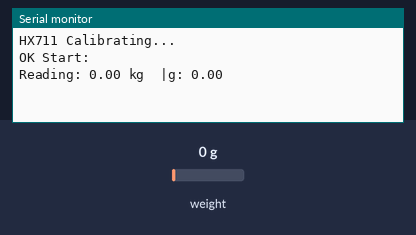
A sketch run on a simulated ESP32. Parts: the last lines printed to the serial monitor. The test bench sets the inputs (shaded band); at power-on: weight on the scale 0 g.

Above: at 2.9 s.
3.0 s: weight on the scale set to 100 g
At 4.5 s:
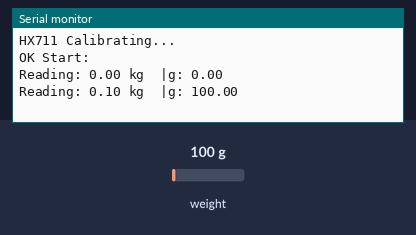
4.7 s: weight on the scale set to 1250 g
At 5.8 s:
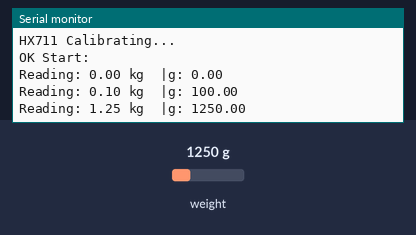
Timing chart, 0 to 7.7 s (numbered marks = the images above; inputs shaded):
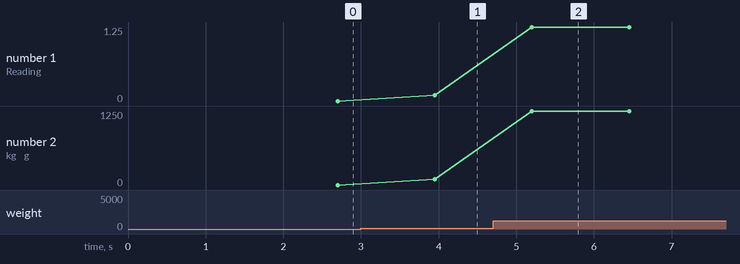

The sketch:

sketch_oct16aNEW.ino
```cpp
#include <HX711.h>

// ===== Wiring (ESP32) =====
// VCC -> 3.3V (แนะนำกับ ESP32)
// GND -> GND
// DT  -> GPIO23
// SCK -> GPIO22

#define DOUT_PIN  23
#define SCK_PIN   22

// ปรับตามคาลิเบรตของคุณ (ค่าอาจติดลบได้ ขึ้นกับการเดินสาย/loadcell)
float calibration_factor = -2200000.0f;

HX711 scale;  // <<--- ไม่มีพารามิเตอร์

void setup() {
  Serial.begin(115200);
  delay(200);
  Serial.println("HX711 Calibrating...");

  scale.begin(DOUT_PIN, SCK_PIN);     // <<--- ต้องเรียก begin()
  scale.set_scale(calibration_factor);
  scale.tare(15);                      // ชั่งศูนย์ (อ่านเฉลี่ย 15 ครั้ง)

  if (!scale.is_ready()) {
    Serial.println("ERROR: HX711 not ready. ตรวจสายไฟ/ไฟเลี้ยง/พิน");
  } else {
    Serial.println("OK Start:");
  }
}

void loop() {
  // อ่านแบบถัวเฉลี่ยให้ค่านิ่งขึ้น
  float kg = scale.get_units(10);
  float g = kg*1000;      // 10 ตัวอย่าง
  Serial.print("Reading: ");
  Serial.print(kg, 2);
  Serial.print(" kg");
  Serial.print("  |g: ");
  Serial.println(g,2);
  delay(250);
}
```

Measured:
- after the input at 3.0 s, the serial monitor: prints a new line after 0.95 s (image 1)
- after the input at 4.7 s, the serial monitor: prints a new line after 0.50 s (image 2)
- plotted number 1: 0 → 0.1 after the input at 3.0 s, 0.1 → 1.25 after the input at 4.7 s
- plotted number 2: 0 → 100 after the input at 3.0 s, 100 → 1250 after the input at 4.7 s
